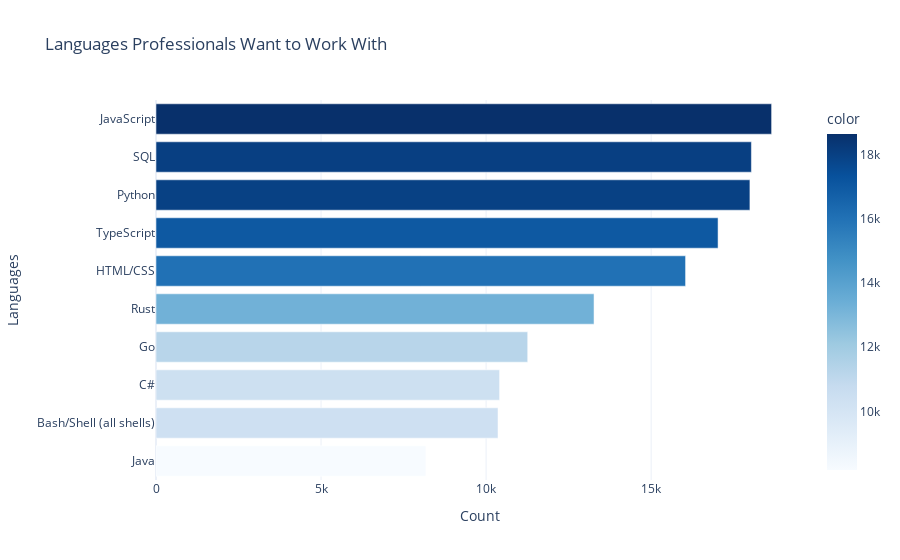
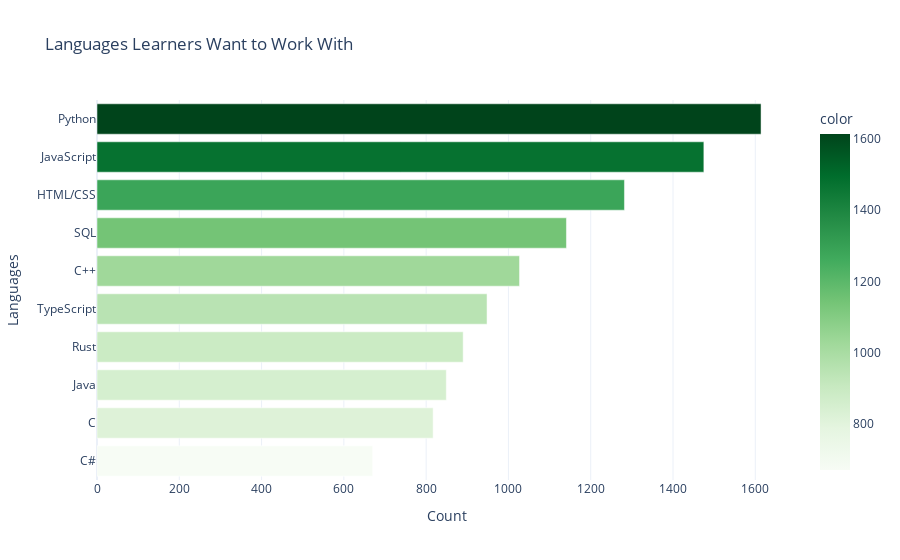
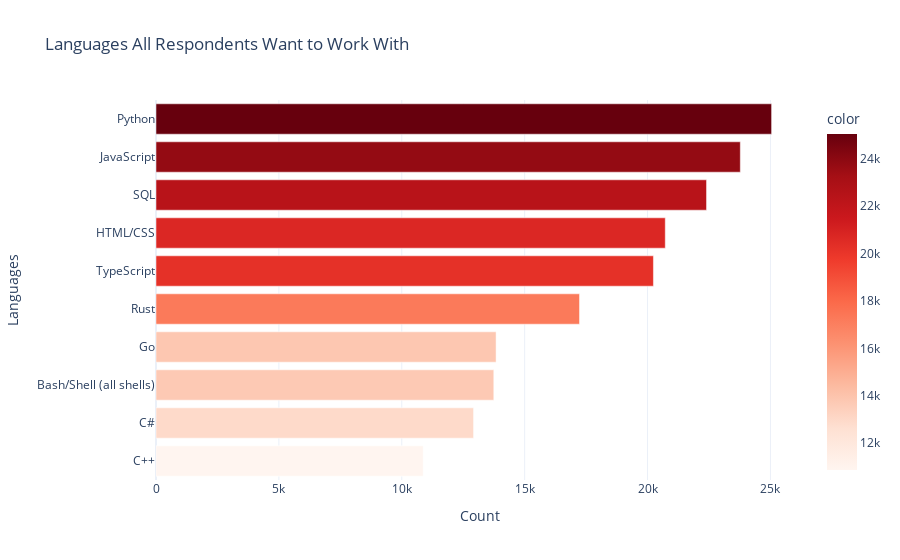

The cell these charts' notebook holds for them, in order:
### Code cell
# professional want to work with the languages

prw_languages = professional['LanguageWantToWorkWith'].dropna()
prw_seperated = prw_languages.str.split(';').explode()
prw_cnts = prw_seperated.value_counts().sort_values(ascending=True).tail(10)

lrw_languages = learner['LanguageWantToWorkWith'].dropna()
lrw_seperated = lrw_languages.str.split(';').explode()
lrw_cnts = lrw_seperated.value_counts().sort_values(ascending=True).tail(10)
alw_languages = df['LanguageWantToWorkWith'].dropna()
alw_seperated = alw_languages.str.split(';').explode()
alw_cnts = alw_seperated.value_counts().sort_values(ascending=True).tail(10)
fig1 = px.bar(
    x=prw_cnts.values,
    y=prw_cnts.index,
    orientation='h',
    title="Languages Professionals Want to Work With",
    color=prw_cnts.values,
    color_continuous_scale='Blues',
    labels={'x': 'Count', 'y': 'Languages'}
)
fig1.update_layout(
    xaxis_title="Count",
    yaxis_title="Languages",
    template="plotly_white"
)
fig1.show()
fig2 = px.bar(
    x=lrw_cnts.values,
    y=lrw_cnts.index,
    orientation='h',
    title="Languages Learners Want to Work With",
    color=lrw_cnts.values,
    color_continuous_scale='Greens',
    labels={'x': 'Count', 'y': 'Languages'}
)
fig2.update_layout(
    xaxis_title="Count",
    yaxis_title="Languages",
    template="plotly_white"
)
fig2.show()
fig3 = px.bar(
    x=alw_cnts.values,
    y=alw_cnts.index,
    orientation='h',
    title="Languages All Respondents Want to Work With",
    color=alw_cnts.values,
    color_continuous_scale='Reds',
    labels={'x': 'Count', 'y': 'Languages'}
)
fig3.update_layout(
    xaxis_title="Count",
    yaxis_title="Languages",
    template="plotly_white"
)
fig3.show()

### Figure 1 — Plotly figure (JSON) as saved in the notebook; plotly's stock layout.template omitted (floating-point values rounded to 4 significant figures)
{"data": [{"alignmentgroup": "True", "hovertemplate": "Count=%{x}<br>Languages=%{y}<br>color=%{marker.color}<extra></extra>", "legendgroup": "", "marker": {"color": [8174, 10360, 10408, 11260, 13269, 16042, 17026, 17991, 18036, 18648], "coloraxis": "coloraxis", "pattern": {"shape": ""}}, "name": "", "offsetgroup": "", "orientation": "h", "showlegend": false, "textposition": "auto", "type": "bar", "x": [8174, 10360, 10408, 11260, 13269, 16042, 17026, 17991, 18036, 18648], "xaxis": "x", "y": ["Java", "Bash/Shell (all shells)", "C#", "Go", "Rust", "HTML/CSS", "TypeScript", "Python", "SQL", "JavaScript"], "yaxis": "y"}], "layout": {"barmode": "relative", "coloraxis": {"colorbar": {"title": {"text": "color"}}, "colorscale": [[0, "rgb(247,251,255)"], [0.125, "rgb(222,235,247)"], [0.25, "rgb(198,219,239)"], [0.375, "rgb(158,202,225)"], [0.5, "rgb(107,174,214)"], [0.625, "rgb(66,146,198)"], [0.75, "rgb(33,113,181)"], [0.875, "rgb(8,81,156)"], [1, "rgb(8,48,107)"]]}, "legend": {"tracegroupgap": 0}, "title": {"text": "Languages Professionals Want to Work With"}, "xaxis": {"anchor": "y", "domain": [0, 1], "title": {"text": "Count"}}, "yaxis": {"anchor": "x", "domain": [0, 1], "title": {"text": "Languages"}}}}

### Figure 2 — Plotly figure (JSON) as saved in the notebook; plotly's stock layout.template omitted (floating-point values rounded to 4 significant figures)
{"data": [{"alignmentgroup": "True", "hovertemplate": "Count=%{x}<br>Languages=%{y}<br>color=%{marker.color}<extra></extra>", "legendgroup": "", "marker": {"color": [670, 817, 849, 890, 948, 1027, 1141, 1282, 1475, 1614], "coloraxis": "coloraxis", "pattern": {"shape": ""}}, "name": "", "offsetgroup": "", "orientation": "h", "showlegend": false, "textposition": "auto", "type": "bar", "x": [670, 817, 849, 890, 948, 1027, 1141, 1282, 1475, 1614], "xaxis": "x", "y": ["C#", "C", "Java", "Rust", "TypeScript", "C++", "SQL", "HTML/CSS", "JavaScript", "Python"], "yaxis": "y"}], "layout": {"barmode": "relative", "coloraxis": {"colorbar": {"title": {"text": "color"}}, "colorscale": [[0, "rgb(247,252,245)"], [0.125, "rgb(229,245,224)"], [0.25, "rgb(199,233,192)"], [0.375, "rgb(161,217,155)"], [0.5, "rgb(116,196,118)"], [0.625, "rgb(65,171,93)"], [0.75, "rgb(35,139,69)"], [0.875, "rgb(0,109,44)"], [1, "rgb(0,68,27)"]]}, "legend": {"tracegroupgap": 0}, "title": {"text": "Languages Learners Want to Work With"}, "xaxis": {"anchor": "y", "domain": [0, 1], "title": {"text": "Count"}}, "yaxis": {"anchor": "x", "domain": [0, 1], "title": {"text": "Languages"}}}}

### Figure 3 — Plotly figure (JSON) as saved in the notebook; plotly's stock layout.template omitted (floating-point values rounded to 4 significant figures)
{"data": [{"alignmentgroup": "True", "hovertemplate": "Count=%{x}<br>Languages=%{y}<br>color=%{marker.color}<extra></extra>", "legendgroup": "", "marker": {"color": [10873, 12921, 13744, 13837, 17232, 20239, 20721, 22400, 23774, 25047], "coloraxis": "coloraxis", "pattern": {"shape": ""}}, "name": "", "offsetgroup": "", "orientation": "h", "showlegend": false, "textposition": "auto", "type": "bar", "x": [10873, 12921, 13744, 13837, 17232, 20239, 20721, 22400, 23774, 25047], "xaxis": "x", "y": ["C++", "C#", "Bash/Shell (all shells)", "Go", "Rust", "TypeScript", "HTML/CSS", "SQL", "JavaScript", "Python"], "yaxis": "y"}], "layout": {"barmode": "relative", "coloraxis": {"colorbar": {"title": {"text": "color"}}, "colorscale": [[0, "rgb(255,245,240)"], [0.125, "rgb(254,224,210)"], [0.25, "rgb(252,187,161)"], [0.375, "rgb(252,146,114)"], [0.5, "rgb(251,106,74)"], [0.625, "rgb(239,59,44)"], [0.75, "rgb(203,24,29)"], [0.875, "rgb(165,15,21)"], [1, "rgb(103,0,13)"]]}, "legend": {"tracegroupgap": 0}, "title": {"text": "Languages All Respondents Want to Work With"}, "xaxis": {"anchor": "y", "domain": [0, 1], "title": {"text": "Count"}}, "yaxis": {"anchor": "x", "domain": [0, 1], "title": {"text": "Languages"}}}}
